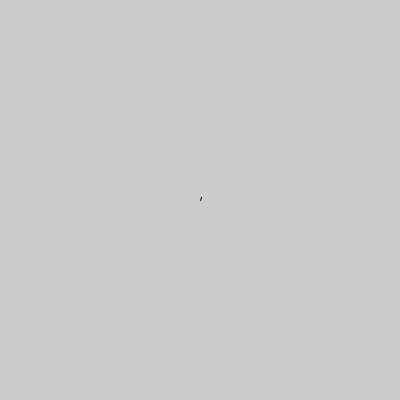
Frame 1 (no input)
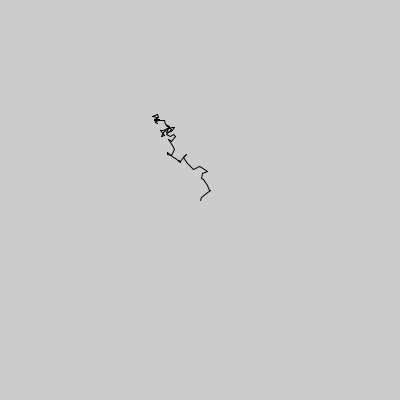
Frame 60 (the mouse pressed at the canvas centre just before this capture)
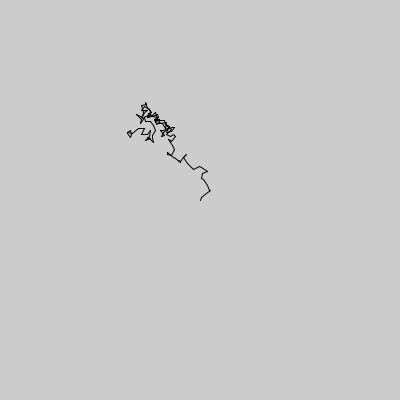
Frame 120 (the mouse held since frame 60 and released just before this capture)

The Processing sketch that drew these frames (run headless with seeded random() and noise(); from frame 60 on, the mouse is pressed at the canvas centre):

// Processing sketch: exc_1_7__Perlin_Random_Walk
// ── exc_1_7__Perlin_Random_Walk.pde
import java.util.Random;
Walker walker ;
Random rand ;
void setup()
{
  size(400,400);
  walker = new Walker();
  rand = new Random();
}




void draw()
{
  walker.step();
  walker.display();

  if(keyPressed)
  {
    if(key == 'r')
    {
      background(255);   
      walker.x = width/2;
      walker.y = height/2;
    }
  }
}
class Walker
{
  int x ,y ,px,py;
  Walker()
  {
    x = width/2;
    y = height /2;
  
  }
  float t = 10;
  void step()
  {
    
    
     float stepsize = map(noise(t),0,1,0,20);
    t += 0.00001;
    float stepx = random(-stepsize,stepsize);
    float stepy = random(-stepsize,stepsize);
    px = x;
    py = y;
    x += stepx;
    y += stepy;
    x = constrain(x, 0, width-1);
    y = constrain(y, 0, height-1);
      
  }
  void display()
  {
    stroke(0);
    point(x,y);
    line(px,py,x,y);
  }

}
